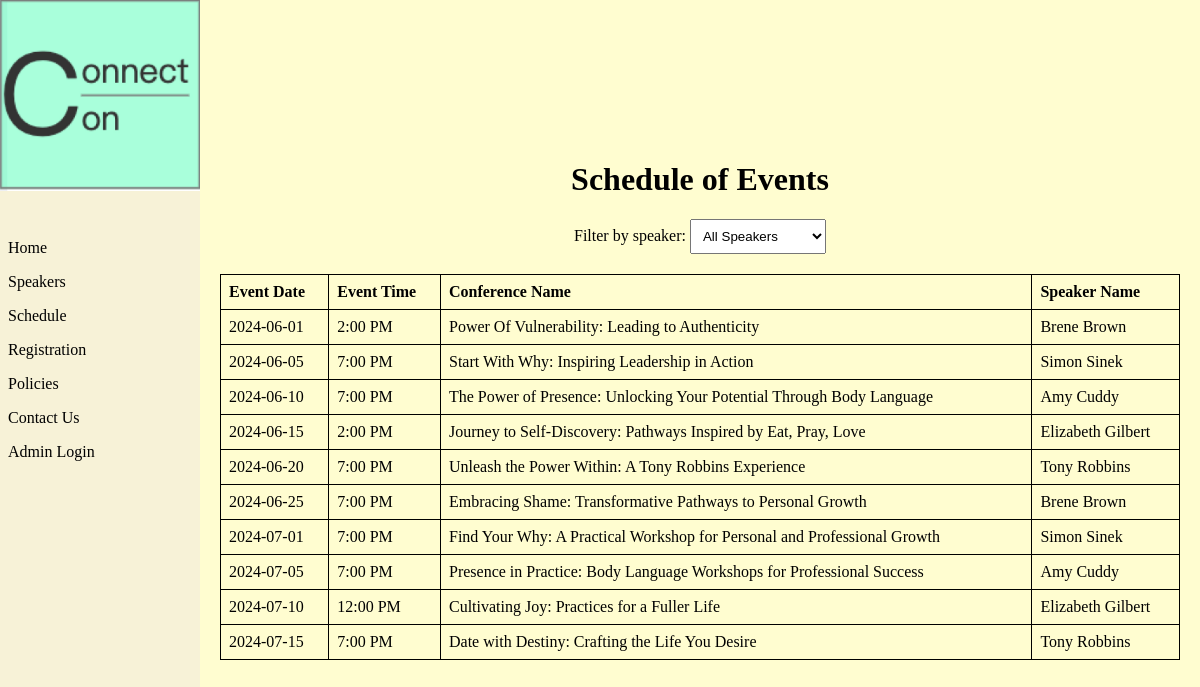
Page /schedule.php on the committed database.
### tables this page shows
CREATE TABLE `events` (
  `id` int(11) NOT NULL,
  `event_date` date DEFAULT NULL,
  `event_time` time DEFAULT NULL,
  `conference_name` varchar(255) DEFAULT NULL,
  `speaker_name` varchar(100) DEFAULT NULL
);

### schedule.php (the view, shortened to what this page needs)
<?php
include('scheduleDB.php');
$query = "SELECT event_date, event_time, conference_name, speaker_name FROM events";
$result = $connScheduleDB->query($query);
?>
<!DOCTYPE html>
<html lang="en">
<head>
</head>
<body>
<div id="sidebar">
        <img src="img/connectCon.jpg" alt="Conference Logo">
        <ul>
            <li><a href="index.php">Home</a></li>
            <li><a href="speakers.php">Speakers</a></li>
            <li><a href="schedule.php">Schedule</a></li>
            <li><a href="registration.php">Registration</a></li>
            <li><a href="policies.php">Policies</a></li>
            <li><a href="contactus.php">Contact Us</a></li>
            <li><a href="login.php">Admin Login </a></li>
        </ul>
    </div>
    <div id="content">
        <h1>Schedule of Events</h1>
        <form action="schedule.php" method="get">
            <label for="speaker">Filter by speaker:</label>
            <select name="speaker" onchange="this.form.submit()">
                <option value="">All Speakers</option>
            </select>
        </form>
        <?php
        if ($result && $result->num_rows > 0) {
            echo "<table>
                    <tr>
                        <th>Event Date</th>
                        <th>Event Time</th>
                        <th>Conference Name</th>
                        <th>Speaker Name</th>
                    </tr>";
            while ($row = $result->fetch_assoc()) {
                $formatted_time = date('g:i A', strtotime($row['event_time']));
                echo "<tr>
                        <td>{$row['event_date']}</td>
                        <td>{$formatted_time}</td>
                        <td>{$row['conference_name']}</td>
                        <td>{$row['speaker_name']}</td>
                      </tr>";
            }
            echo "</table>";
        } else {
            echo "<p>No events found for the selected speaker.</p>";
        }
        ?>
    </div>
</body>
</html>

### schedule.php (style rules this page uses)
body { display: flex; margin: 0; height: 100vh; background-color: #FFFDD0; }
#sidebar { width: 200px; position: fixed; top: 0; left: 0; height: 100vh; background-color: #f7f2d7; }
#sidebar img { width: 100%; height: auto; margin-bottom: 20px; }
#content { margin-left: 200px; padding: 20px; width: calc(100% - 200px); display: flex; flex-direction: column; align-items: center; justify-content: center; }
ul { list-style-type: none; padding: 0; }
ul li a { text-decoration: none; color: black; display: block; padding: 8px; transition: background-color 0.3s; }
table { width: 100%; border-collapse: collapse; }
th, td { border: 1px solid black; padding: 8px; text-align: left; }
select { padding: 8px; margin-bottom: 20px; }

### rows in the picture
events: event_date "2024-06-01", event_time "2:00 PM", conference_name "Power Of Vulnerability: Leading to Authenticity", speaker_name "Brene Brown"
events: event_date "2024-06-05", event_time "7:00 PM", conference_name "Start With Why: Inspiring Leadership in Action", speaker_name "Simon Sinek"
events: event_date "2024-06-10", event_time "7:00 PM", conference_name "The Power of Presence: Unlocking Your Potential Through Body Language", speaker_name "Amy Cuddy"
events: event_date "2024-06-15", event_time "2:00 PM", conference_name "Journey to Self-Discovery: Pathways Inspired by Eat, Pray, Love", speaker_name "Elizabeth Gilbert"
events: event_date "2024-06-20", event_time "7:00 PM", conference_name "Unleash the Power Within: A Tony Robbins Experience", speaker_name "Tony Robbins"
events: event_date "2024-06-25", event_time "7:00 PM", conference_name "Embracing Shame: Transformative Pathways to Personal Growth", speaker_name "Brene Brown"
events: event_date "2024-07-01", event_time "7:00 PM", conference_name "Find Your Why: A Practical Workshop for Personal and Professional Growth", speaker_name "Simon Sinek"
events: event_date "2024-07-05", event_time "7:00 PM", conference_name "Presence in Practice: Body Language Workshops for Professional Success", speaker_name "Amy Cuddy"
events: event_date "2024-07-10", event_time "12:00 PM", conference_name "Cultivating Joy: Practices for a Fuller Life", speaker_name "Elizabeth Gilbert"
events: event_date "2024-07-15", event_time "7:00 PM", conference_name "Date with Destiny: Crafting the Life You Desire", speaker_name "Tony Robbins"
